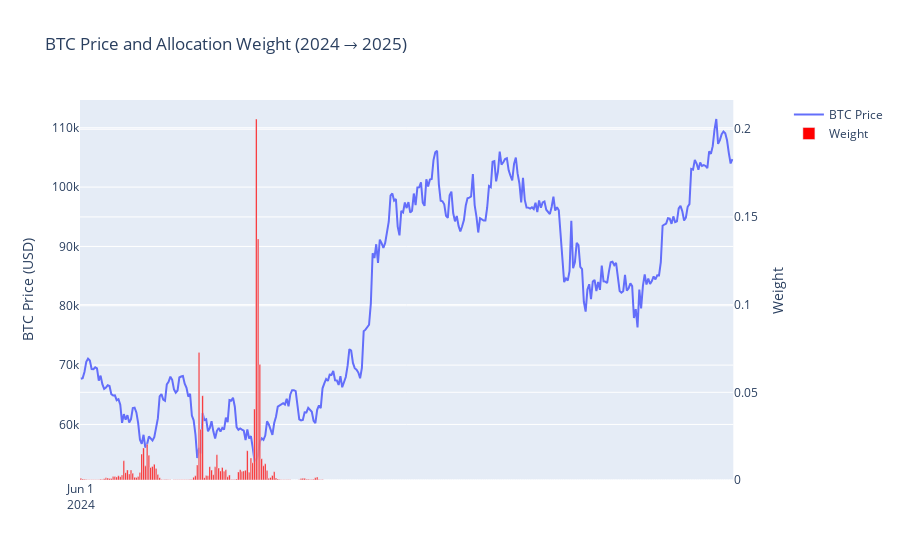

The cell this chart's notebook holds for it:
### Markdown cell above
- Between June 2023 and June 2024, the price trend also generally showed a low at the beginning of the year and a high toward the end of the year. We can see that the strategy concentrated its allocation at the beginning of the year, and increased the weight around those relatively low price levels.

### Code cell
plot_weight_price_by_year(2024, 2025)

### Figure 1 — Plotly figure (JSON) as saved in the notebook; plotly's stock layout.template omitted (floating-point values rounded to 4 significant figures; data arrays with more than 128 entries replaced by an {"elided": "..."} marker saying what was removed)
{"data": [{"mode": "lines", "name": "BTC Price", "type": "scatter", "x": {"elided": "365 str values"}, "xaxis": "x", "y": {"elided": "365 float values"}, "yaxis": "y"}, {"marker": {"color": "red", "opacity": 1}, "name": "Weight", "type": "bar", "x": {"elided": "365 str values"}, "xaxis": "x", "y": {"elided": "365 float values"}, "yaxis": "y2"}], "layout": {"barmode": "overlay", "title": {"text": "BTC Price and Allocation Weight (2024 → 2025)"}, "xaxis": {"anchor": "y", "domain": [0, 0.94], "dtick": "M12", "tick0": "2024-06-01", "tickmode": "linear"}, "yaxis": {"anchor": "x", "domain": [0, 1], "title": {"text": "BTC Price (USD)"}}, "yaxis2": {"anchor": "x", "overlaying": "y", "side": "right", "title": {"text": "Weight"}}}}
